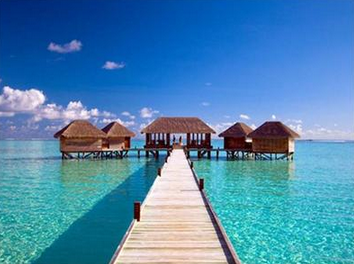
//> input picture scenery.png, 354 x 264 px
$ ./24._Non_maximum_suppression   (built with g++ and OpenCV 4)
//> lines starting //> are read from the running program, lines starting //| are printed output that depends on the picture
#include "opencv2/imgproc/imgproc.hpp"
#include "opencv2/highgui/highgui.hpp"
#include <math.h>

using namespace cv;
using namespace std;       // Sobel filter has to be applied on seperate image.

int main(){

        int sum = 0;
        int sumX = 0,sumY = 0;
        int n=3; //Kernel size like 3x3
        int arr[3][3] = {{1, 2, 1}, {2, 4, 2}, {1, 2, 1}};
        int Gx[3][3] = {{-1, 0, 1}, {-2, 0, 2}, {-1, 0, 1}};
        int Gy[3][3] = {{-1, -2, -1}, {0, 0, 0}, {1, 2, 1}};
        int a,b = 0;

        int value = 0;

        double theta = 0;
        Mat var1 = imread("scenery.png", 1);  // Original Image
//> var1 is the input picture: 264 rows x 354 cols, CV_8UC3; mean B, G, R 176.3, 135.6, 76
        Mat sobel(var1.rows, var1.cols, CV_8UC1, Scalar(0));  //Sobel image
        Mat gray(var1.rows, var1.cols, CV_8UC1, Scalar(0));
        Mat gauss(var1.rows, var1.cols, CV_8UC1, Scalar(0));
        Mat final(var1.rows, var1.cols, CV_8UC1, Scalar(0));

        cvtColor(var1,gray,CV_RGB2GRAY);
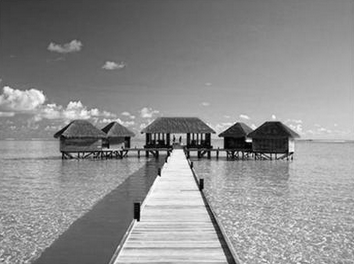
//> gray: 264 rows x 354 cols, CV_8UC1; min 0, max 255, mean 140.9

    for(int a=0;a<3 ; a++)
    {
        for(int i=0 ; i < (var1.rows-3) ; i++){
                for(int j=0 ; j < (var1.cols-3) ; j++)
                {

                    //GAUSSIAN FILTER
                        for(int x = i; x < i+3 ; x++)
                        {
                            for(int y=j ; y < j+3 ; y++)
                            {
                                sum = sum + (gray.at<uchar>(x,y) * arr[x-i][y-j]);
                            }
                        }
                        gauss.at<uchar>(i+1,j+1) = sum/16;
                        sum=0;

                        //SOBEL FILTER
                        for(int x = i; x < i+3 ; x++)
                        {
                            for(int y=j ; y < j+3 ; y++)
                            {
                                //sum = sum + (var1.at<Vec3b>(x,y)[a] * arr[x-i][y-j]);
                                sumX = sumX + (gauss.at<uchar>(x,y) * Gx[x-i][y-j]);  //sumX represents total Gx
                                sumY = sumY + (gauss.at<uchar>(x,y) * Gy[x-i][y-j]);  //sumY represents total Gy
                            }
                        }
                        sobel.at<uchar>(i+1,j+1) = int(sqrt((sumX*sumX) + (sumY*sumY)));

                        if(sumX == 0)
                            {theta = 90;}
                        else{
                        theta = atan(sumY/sumX)/3.14*180;}

                        value = sobel.at<uchar>(i+1,j+1);


                        if( theta > 0 && theta < 45/2)
                        {
                            theta = 0;
                            if( value > sobel.at<uchar>(i,j) && value > sobel.at<uchar>(i+2,j+2))
                            {final.at<uchar>(i+1,j+1) = 255;}
                            else
                            {final.at<uchar>(i+1,j+1) = 0;}
                        }

                        if( theta > 45/2 && theta < 135/2)
                        {
                            theta = 45;
                            if( value > sobel.at<uchar>(i+2,j) && value > sobel.at<uchar>(i,j+2))
                            {final.at<uchar>(i+1,j+1) = 255;}
                            else
                            {final.at<uchar>(i+1,j+1) = 0;}
                        }

                        if( theta > 135/2 && theta < 225/2)
                        {
                            theta = 90;
                            if( value > sobel.at<uchar>(i+2,j+1) && value > sobel.at<uchar>(i,j+1))
                            {final.at<uchar>(i+1,j+1) = 255;}
                            else
                            {final.at<uchar>(i+1,j+1) = 0;}
                        }

                        if( theta > 225/2 )
                        {
                            theta = 135;
                            if( value > sobel.at<uchar>(i,j) && value > sobel.at<uchar>(i+2,j+2))
                            {final.at<uchar>(i+1,j+1) = 255;}
                            else
                            {final.at<uchar>(i+1,j+1) = 0;}
                        }

                        sumX=0;
                        sumY=0;
                        //var1.at<Vec3b>(i+1,j+1)[a] = sum/16 ;
                        //sum=0;
                }
        }
    }
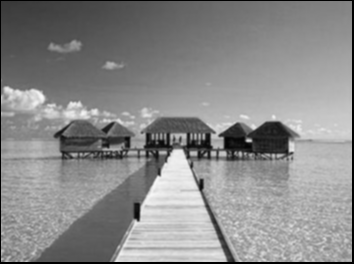
//> gauss: 264 rows x 354 cols, CV_8UC1; min 0, max 248, mean 137.7
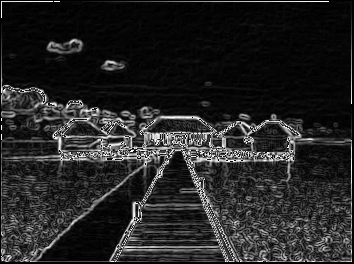
//> sobel: 264 rows x 354 cols, CV_8UC1; min 0, max 255, mean 37.3
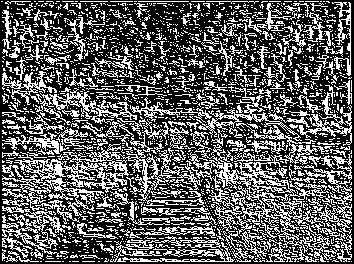
//> final: 264 rows x 354 cols, CV_8UC1; 36.7% white in thin lines or dots
//> after the loop, sum = 0; sumX = 0; sumY = 0; theta = 45; value = 223

        namedWindow("Original",WINDOW_AUTOSIZE);
        imshow("Original", var1);
        namedWindow("Final image", WINDOW_AUTOSIZE);
        imshow("Final image", final);
        namedWindow("image", WINDOW_AUTOSIZE);
        imshow("image", sobel);

        waitKey(0);
        return 0;
}

// [21 lines of commented-out code are left out]

$ run again, with color.jpg saved as scenery.png
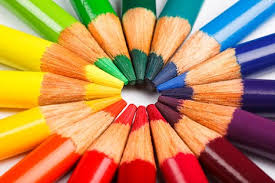
//> input picture color.jpg, 275 x 183 px
//> var1 is the input picture: 183 rows x 275 cols, CV_8UC3; mean B, G, R 87, 135.4, 184.4
//> `cvtColor(var1,gray,CV_RGB2GRAY);`:
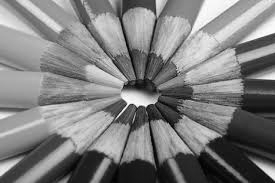
//> gray: 183 rows x 275 cols, CV_8UC1; min 1, max 255, mean 126.5
//> after the loop `for(int a=0;a<3 ; a++)`:
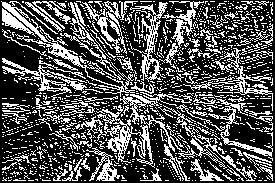
//> final: 183 rows x 275 cols, CV_8UC1; 32.8% white in thin lines or dots
//> after the loop `for(int a=0;a<3 ; a++)`: sum = 0; theta = 45; value = 19
